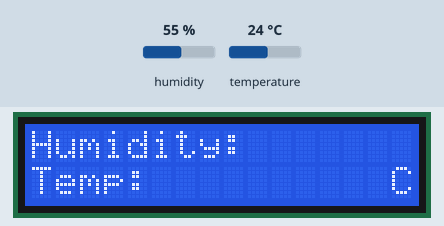
This sketch was run on a simulated ESP32. Parts: 16×2 character LCD. The inputs (shaded band) are chosen by the test bench; at power-on: humidity 55 %, temperature 24 °C. WiFi joins after 1.5 s; servers stay silent unless stated; what the sketch prints to the serial monitor is not drawn.

Above: at 2.7 s.
2.8 s: humidity set to 22 %
At 4.6 s:
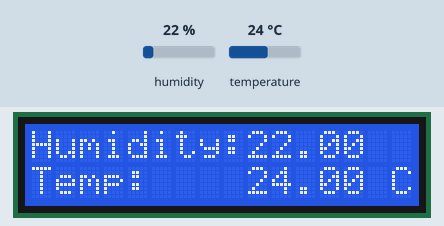
Timing chart, 0 to 6.1 s (numbered marks = the images above; inputs shaded):
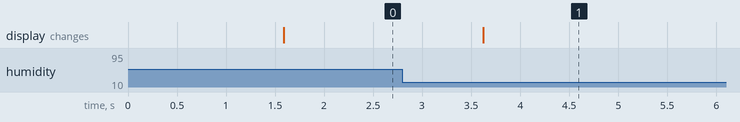

The sketch:

iot_based_covid-19_monitoring.ino
```cpp
/*Online hackathon project ::TITLE:  IOT BASED COVID-19 isolation wards
--Free to use all the sources below*/


#include <Wire.h>                      // including wire libray for I2c communications
#include <LiquidCrystal_I2C.h>        //I2C lcd libray
#include <WiFi.h>      // Add wifi libray for esp-32 microcontroller to conncect wifi
#include <DHT.h>
LiquidCrystal_I2C lcd(0x27, 16, 2);   // Give address for i2c lcd module and i use 16X2 LCD display
#include <WiFiMulti.h>
WiFiClient  client;
const int httpPort=80;
WiFiMulti WiFiMulti;
//Sensor DHT11
#define DHTPIN 4
#define DHTTYPE DHT11
DHT dht(DHTPIN, DHTTYPE);
int chk;
float Humidity;  //Stores humidity value
float Temperature; //Stores temperature value

int Light=0;
  // Adding Wifi parameters

const char* ssid     = "nirmal kumar"; // Your SSID (Name of your WiFi)
const char* password = "nirmal@1234"; //Your Wifi password

const char* host = "api.thingspeak.com";
String api_key = "XK4FD10YPUDXUF3M"; // Your API Key provied by thingSpeak


void setup(){


  Serial.begin(9600);
  WiFiMulti.addAP(ssid, password);

  Serial.println();
  Serial.println();
  Serial.print("Wait for WiFi... ");

  while (WiFiMulti.run() != WL_CONNECTED) {
    Serial.print(".");
    delay(500);
  }

  Serial.println("");
  Serial.println("WiFi connected");
  Serial.println("IP address: ");
  Serial.println(WiFi.localIP());
  //LCD setup
  dht.begin();
  lcd.begin();
  lcd.backlight();
  lcd.setCursor(0,0);
  lcd.print("Humidity:");
  lcd.setCursor(0,1);
  lcd.print("Temp:");
  lcd.setCursor(15,1);
  lcd.print("C");
  Serial.print("Humidity:");
  Serial.print("Temperature:");
}

void loop(){
   while (WiFiMulti.run() != WL_CONNECTED) {
    Serial.print(".");
    lcd.setCursor(0,0);
    lcd.print("No connection");
    delay(1000);
  }
   Serial.println("");
  Serial.println("WiFi connected");
  Serial.println("IP address: ");
  Serial.println(WiFi.localIP());
  delay(2000);

   // Sensor readings
    Humidity = dht.readHumidity();
    Temperature= dht.readTemperature();

    Serial.print("Humidity");
    lcd.setCursor(9,0);
    lcd.print(Humidity);
    Serial.print(" %, Temp: ");
    lcd.setCursor(9,1);
    lcd.print(Temperature);
    Serial.println(" Celsius");
    delay(2000); //Delay 2 sec.


 // call function to send data to Thingspeak
  Send_Data();

  delay(5000);


}


void Send_Data()
{

  // map the moist to 0 and 100% for a nice overview in thingspeak.


  Serial.println("Prepare to send data");

  // Use WiFiClient class to create TCP connections
  WiFiClient client;

  const int httpPort = 80;
   while(WiFiMulti.run() != WL_CONNECTED){

 }


  if (!client.connect(host, httpPort)) {
    Serial.println("connection failed");
    return;

  }
  else
  {
    String data_to_send = api_key;
    data_to_send += "&field1=";
    data_to_send += String(Temperature);
    data_to_send += "&field2=";
    data_to_send += String(Humidity);
    data_to_send += "&field3=";
    data_to_send += String(Light);
    data_to_send += "\r\n\r\n";

    client.print("POST /update HTTP/1.1\n");
    client.print("Host: api.thingspeak.com\n");
    client.print("Connection: close\n");
    client.print("X-THINGSPEAKAPIKEY: " + api_key + "\n");
    client.print("Content-Type: application/x-www-form-urlencoded\n");
    client.print("Content-Length: ");
    client.print(data_to_send.length());
    client.print("\n\n");
    client.print(data_to_send);

    delay(15000);
  }


  client.stop();

}
```

Measured:
- after the input at 2.8 s, the display: changes after 0.82 s (image 1)
